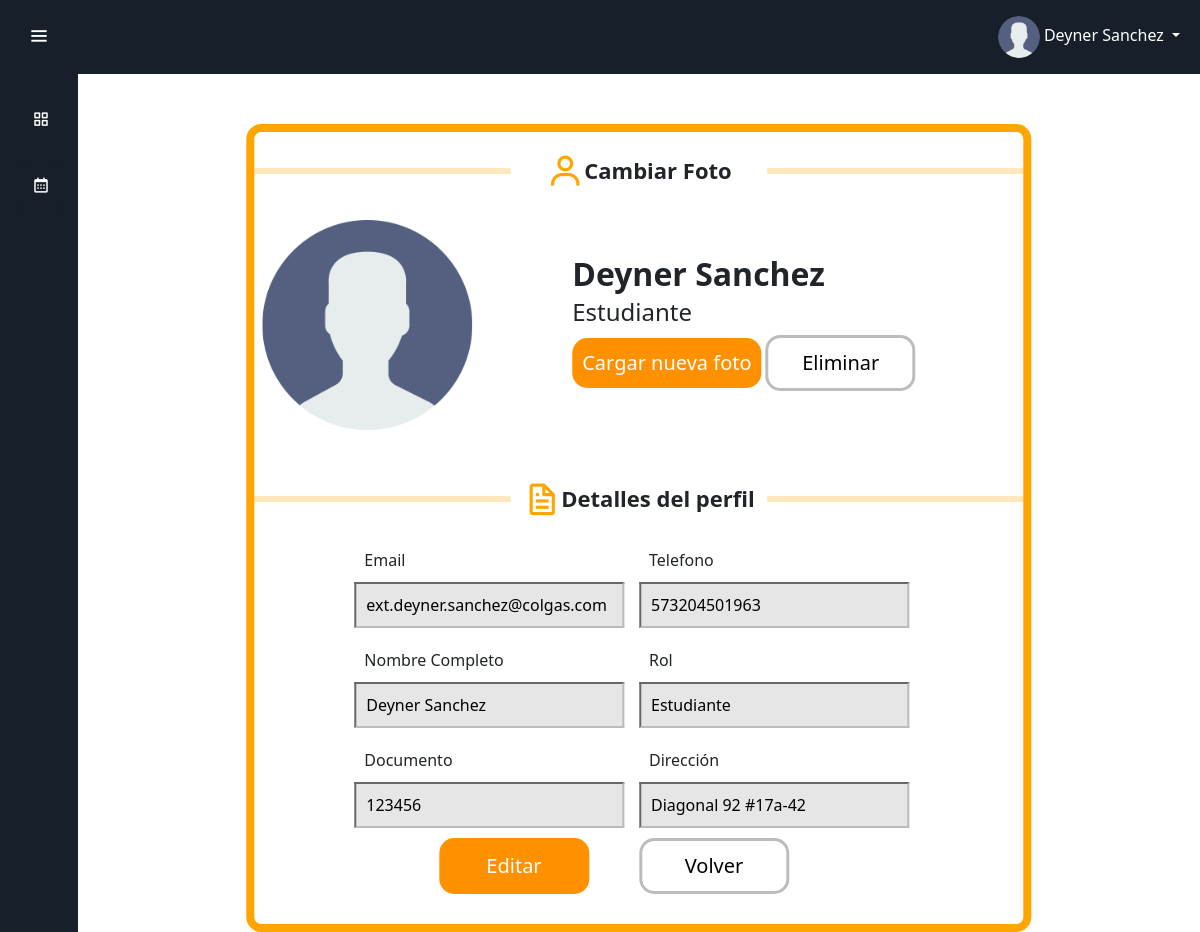
The page /Views/UserCard/perfil.php (signed in) on the database its author committed.
### tables this page shows
CREATE TABLE `usuario` (
  `documento_usuario` int(20) NOT NULL,
  `idusuario` int(11) NOT NULL,
  `nombrecompleto_usuario` varchar(200) NOT NULL,
  `direccion_usuario` varchar(200) NOT NULL,
  `telefono_usuario` bigint(11) NOT NULL,
  `username` varchar(200) NOT NULL,
  `correo_usuario` varchar(200) NOT NULL,
  `password` varchar(500) NOT NULL,
  `estado` tinyint(4) NOT NULL DEFAULT 1,
  `foto_usuario` varchar(200) NOT NULL DEFAULT '/Literagiando/Resources/img/User.png',
  `Fecha_registro` timestamp NULL DEFAULT NULL,
  `idtipodedocumento` int(11) NOT NULL,
  `idrolusuario` int(11) NOT NULL DEFAULT 2
);

CREATE TABLE `roles` (
  `idrol` int(11) NOT NULL,
  `nombre_rol` varchar(45) NOT NULL
);

### App/Models/Database.php (called while the page is built, shortened)
<?php
    class Database{
        private function conectar(){
            $basedatos = new PDO('mysql:host='.DB_HOST.':'.DB_PORT.';'.'dbname='.DB_DATABASE.';charset='.CHARSET.'',DB_USER,DB_PASS);
            return $basedatos;
        }
        public function EjecutarSPSinParams($consulta){
            try{
                $conexion = $this->conectar();
                $conexion->setAttribute(PDO::ATTR_ERRMODE, PDO::ERRMODE_EXCEPTION);
                $sentencia = $conexion->prepare($consulta);
                $sentencia->execute();
                $respuesta = $sentencia->fetchAll(PDO::FETCH_ASSOC);
                $conexion=null;
                return $respuesta;
            }catch(PDOException $exception) {
                return $exception;
            }
        }
    }
?>

### App/Controllers/Login/AuthController.php (called while the page is built, shortened)
<?php
$server = "localhost";
$userRoot = "root";
$password = "";
$db = "literagiando";
$conexion = new mysqli($server, $userRoot, $password, $db);
function obtenerDatos($correoU) {
    $correo = $_SESSION['correo'];
    global $conexion;
    $sql = "SELECT usuario.* , roles.nombre_rol  FROM usuario JOIN roles  ON roles.idrol = usuario.idrolusuario WHERE correo_usuario = ?";
    $stmt = $conexion->prepare($sql);
    if ($stmt) {
        $stmt->bind_param("s", $correo);
        $stmt->execute();
        $result = $stmt->get_result();
        if ($result) {
            $row = $result->fetch_assoc();
        } else {
            echo "Error executing the query: " . $conexion->error;
        }
    } else {
        echo "Error preparing the statement: " . $conexion->error;
    }
    $sql_paginas = "SELECT * FROM pagina ORDER by id_pagina";
    $stmt = $conexion->prepare($sql_paginas);
    if ($stmt) {
        $stmt->execute();
        $result = $stmt->get_result();
        $paginas = $result->fetch_all(MYSQLI_ASSOC);
    } else {
        echo "Error preparing the statement: " . $conexion->error;
    }
    $salida = array(
        'datos' => $row,
        'paginas' => $paginas
    );
    return $salida;
}
?>

### Views/UserCard/perfil.php (the view, shortened to what this page needs)
<?php include '../Layouts/header.php';?>
<section class="home-section">
    <div class="container-perfil">
        <div class="content-section">
            <div class="content-title">
                <div class="col-4"><hr></div>
                <div class="col-4"><i class='bx bx-user' ></i><strong>Cambiar Foto</strong></div>
                <div class="col-4"><hr></div>
            </div>
            <div class="content-info">
                <div class="foto">
                    <img src=<?php  echo $row['foto_usuario']?> alt="Foto de perfil">
                </div>
                <div class="info">
                    <strong><?php  echo $row['nombrecompleto_usuario']?></strong>
                    <h4><?php  echo $row['nombre_rol']?></h4>
                    <div class="btn-info">
                        <button id="subirImagen" class="btn-foto-new"> Cargar nueva foto </button>
                        <button id="borrarImagen" class="btn-delte-new">Eliminar</button>
                    </div>
                </div>
            </div>
        </div>
        <div class="content-section">
            <div class="content-title">
                <div class="col-4"><hr></div>
                <div class="col-4"><i class='bx bx-file'></i><strong>Detalles del perfil</strong></div>
                <div class="col-4"><hr></div>
            </div>
            <form class="perfil-form" action="/Literagiando/Routes/UserRouter.php" method="POST">
                <div class="displ-block">
                    <span>Email</span>
                    <input class="inputsTxt" type="text" name="correo_usuario" value="<?php echo $row['correo_usuario']; ?>" readonly>
                </div>
                <div class="displ-block">
                    <span>Telefono</span>
                    <input class="inputsTxt" type="number" name="telefono_usuario" value="<?php echo $row['telefono_usuario']; ?>">
                </div>
                <div class="displ-block">
                    <span>Nombre Completo</span>
                    <input class="inputsTxt" type="text" name="nombrecompleto_usuario" value="<?php echo $row['nombrecompleto_usuario']; ?>">
                </div>
                <div class="displ-block">
                    <span>Rol</span>
                    <input class="inputsTxt" type="text" id="rol" value="<?php echo $row['nombre_rol']; ?>" readonly>
                </div>
                <div class="displ-block">
                    <span>Documento</span>
                    <input class="inputsTxt" type="text" name="documento_usuario" id="Documento" value="<?php echo $row['documento_usuario']; ?>" readonly>
                </div>
                <div class="displ-block">
                    <span>Dirección</span>
                    <input class="inputsTxt" type="text" name="direccion_usuario" id="Direccion" value="<?php echo $row['direccion_usuario']; ?>">
                </div>
                <div style="display: flex;">
                    <button type="submit" class="btn-save">Editar</button>
                </div>
                <div style="display: flex;">
                    <a class="btn-back" href="/Literagiando/Views/dashboard.php">Volver</a>
                </div>
            </form>
        </div>
    </div>
</section>
<?php include '../Layouts/footer.php';?>

### Views/Layouts/header.php (shortened to what this page needs)
<?php
require_once (__DIR__.'/../../App/Controllers/Login/AuthController.php');
if (isset($_SESSION['correo'])) {
  $correo = $_SESSION['correo'];
  $row = obtenerDatos($correo);
  $row = $row['datos'];
}else{
  $mensaje = "No has iniciado sesión. Por favor, inicia sesión para acceder.";
  echo '<script>alert("' . htmlspecialchars($mensaje, ENT_QUOTES, 'UTF-8') . '");</script>';
  echo '<script>window.location.href = "/Literagiando/Views/Home/index.php";</script>';
  exit();
}
?>
<!DOCTYPE html>
<html lang="en">
<head>
    <link rel="stylesheet" type="text/css"  href="/Literagiando/Resources/css/App.css">
    <link rel="stylesheet" type="text/css"  href="/Literagiando/Resources/css/Styles.css">
    <link rel="stylesheet" type="text/css"  href="/Literagiando/Resources/css/checkbox.css">
    <link rel="stylesheet" type="text/css" href="/Literagiando/Resources/css/video-min.css">
    <link href="https://cdn.jsdelivr.net/npm/bootstrap@5.3.2/dist/css/bootstrap.min.css" rel="stylesheet">
    <link rel="stylesheet" href="https://cdn.jsdelivr.net/npm/bootstrap-icons@1.11.1/font/bootstrap-icons.css">
    <link href='https://unpkg.com/boxicons@2.0.7/css/boxicons.min.css' rel='stylesheet'>
</head>
<body>
<nav class="navbar navbar-expand-lg" id="dark">
  <div class="container-fluid">
    <div class="collapse navbar-collapse" id="navbarSupportedContent">
      <ul class="navbar-nav ms-auto">
        <li class="nav-item dropdown ms-auto">
          <a class="nav-link dropdown-toggle" href="#" role="button" data-bs-toggle="dropdown" aria-expanded="false">
          <img src="<?php echo $row ['foto_usuario'] ?>" alt="" class="img-fluid rounded-circle avatar mr-2">
            <?php  echo $row['nombrecompleto_usuario']?>
          </a>
        </li>
      </ul>
    </div>
  </div>
</nav>
<div class="sidebar">
  <div class="logo-details">
      <i class='bx bx-menu' id="btn" ></i>
  </div>
  <ul class="nav-list">
  </ul>
</div>

### Resources/css/App.css (style rules this page uses)
* { margin: 0; padding: 0; box-sizing: border-box; font-family: 'Source Code Pro', monospace" }
.sidebar { position: fixed; left: 0; top: 0; height: 100%; width: 78px; background: #17202A; padding: 6px 14px; z-index: 99; transition: all 0.5s ease; }
.sidebar .logo-details { height: 60px; display: flex; align-items: center; position: relative; }
.sidebar .logo-details #btn { position: absolute; top: 50%; right: 0; transform: translateY(-50%); font-size: 22px; transition: all 0.4s ease; font-size: 23px; text-align: center; cursor: pointer; transition: all 0.5s ease; }
.sidebar i { color: #fff; height: 60px; min-width: 50px; font-size: 28px; text-align: center; line-height: 60px; }
.sidebar .nav-list { margin-left: -30px; margin-top: 20px; height: 100%; display: flex; flex-direction: column; }
.home-section { position: relative; background: white; min-height: 100vh; top: 0; left: 78px; width: calc(100% - 78px); transition: all 0.5s ease; z-index: 2; }
.navbar-expand-lg { background: #17202A; }
.navbar-expand-lg .dropdown-toggle { color: white; }
.navbar-expand-lg .avatar { max-width: 42px; }

### Resources/css/Styles.css (style rules this page uses)
.home-section .container-perfil { display: block; justify-content: center; width: 70%; height: auto; border: 8px solid orange; border-radius: 15px; position: relative; left: 50%; margin-top: 50px; transform: translateX(-50%); }
.home-section .container-perfil .content-title { display: flex; justify-content: center; }
.home-section .container-perfil .col-4 { display: flex; margin-top: 20px; justify-content: center; }
.home-section .container-perfil .col-4 strong { font-size: 22px; margin-top: 2px; }
.home-section .container-perfil .col-4 .bx-user { font-size: 38px; color: orange; }
.home-section .container-perfil .col-4 .bx-file { font-size: 38px; color: orange; }
.home-section .container-perfil .content-title hr { border: 2px solid orange; background-color: orange; border-color: orange; color: orange; width: 100%; }
.home-section .container-perfil .content-info { display: flex; justify-content: center; }
.home-section .container-perfil .content-info img { width: 210px; height: 210px; border-radius: 10px; }
.home-section .content-info .foto { display: flex; justify-content: left; padding: 30px 30px; margin: 0px 30px; position: relative; left: -100px; }
.home-section .content-info .info { margin-top: 60px; position: relative; left: -60px; }
.home-section .content-info .info strong { font-size: 32px; }
.btn-save , .btn-foto-new { color: #fff; border: none; background-color: #ff9100; padding: 10px; border-radius: 15px; min-width: 150px; font-size: 20px; margin-left: auto; }
.btn-save { margin-right: 50px; }
.btn-delete , .btn-delte-new , .btn-back { border: 3px solid #bcbcbd; border-width: 3px; background-color: #fff; padding: 10px; border-radius: 15px; text-decoration: none; min-width: 150px; font-size: 20px; color: black; text-align: center; }
.perfil-form { display: flex; flex-wrap: wrap; padding: 100px; padding-bottom: 20px; padding-top: 20px; }
.perfil-form > * { width: calc(50% ); margin-bottom: 10px; box-sizing: border-box; }
.displ-block { display: grid; justify-content: space-between; align-items: center; }
.displ-block > * { width: 270px; padding: 10px; overflow: hidden; }
.inputsTxt { height: 46px; background-color:#e6e6e6; border-color: #bcbcbd; }

### rows shown on the page
usuario: foto_usuario (placeholder picture), nombrecompleto_usuario "Deyner Sanchez", roles.nombre_rol "Estudiante", correo_usuario "ext.deyner.sanchez@colgas.com", telefono_usuario "573204501963", nombre_rol "Estudiante", documento_usuario "123456", direccion_usuario "Diagonal 92 #17a-42"
